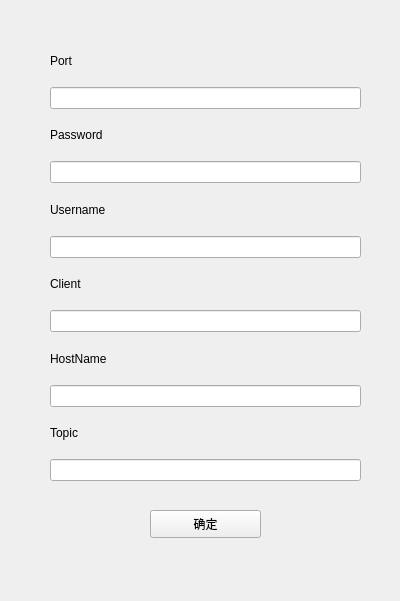
<?xml version="1.0" encoding="UTF-8"?>
<ui version="4.0">
 <class>Setting</class>
 <widget class="QWidget" name="Setting">
  <property name="geometry">
   <rect>
    <x>0</x>
    <y>0</y>
    <width>400</width>
    <height>601</height>
   </rect>
  </property>
  <property name="windowTitle">
   <string>设置</string>
  </property>
  <property name="windowIcon">
   <iconset resource="rsc.qrc">
    <normaloff>:/images/Long.webp</normaloff>:/images/Long.webp</iconset>
  </property>
  <widget class="QWidget" name="verticalLayoutWidget">
   <property name="geometry">
    <rect>
     <x>50</x>
     <y>40</y>
     <width>311</width>
     <height>441</height>
    </rect>
   </property>
   <layout class="QVBoxLayout" name="verticalLayout">
    <item>
     <widget class="QLabel" name="Portlabel">
      <property name="text">
       <string>Port</string>
      </property>
     </widget>
    </item>
    <item>
     <widget class="QLineEdit" name="PortEdit"/>
    </item>
    <item>
     <widget class="QLabel" name="Passlabel">
      <property name="text">
       <string>Password</string>
      </property>
     </widget>
    </item>
    <item>
     <widget class="QLineEdit" name="PassEdit"/>
    </item>
    <item>
     <widget class="QLabel" name="Userlabel">
      <property name="text">
       <string>Username</string>
      </property>
     </widget>
    </item>
    <item>
     <widget class="QLineEdit" name="UserEdit"/>
    </item>
    <item>
     <widget class="QLabel" name="Clientlabel">
      <property name="text">
       <string>Client</string>
      </property>
     </widget>
    </item>
    <item>
     <widget class="QLineEdit" name="ClientEdit"/>
    </item>
    <item>
     <widget class="QLabel" name="Hostlabel">
      <property name="text">
       <string>HostName</string>
      </property>
     </widget>
    </item>
    <item>
     <widget class="QLineEdit" name="HostEdit"/>
    </item>
    <item>
     <widget class="QLabel" name="Topiclabel">
      <property name="text">
       <string>Topic</string>
      </property>
     </widget>
    </item>
    <item>
     <widget class="QLineEdit" name="TopicEdit"/>
    </item>
   </layout>
  </widget>
  <widget class="QPushButton" name="SureButton">
   <property name="geometry">
    <rect>
     <x>150</x>
     <y>510</y>
     <width>111</width>
     <height>28</height>
    </rect>
   </property>
   <property name="text">
    <string>确定</string>
   </property>
  </widget>
 </widget>
 <resources>
  <include location="rsc.qrc"/>
 </resources>
 <connections/>
</ui>
